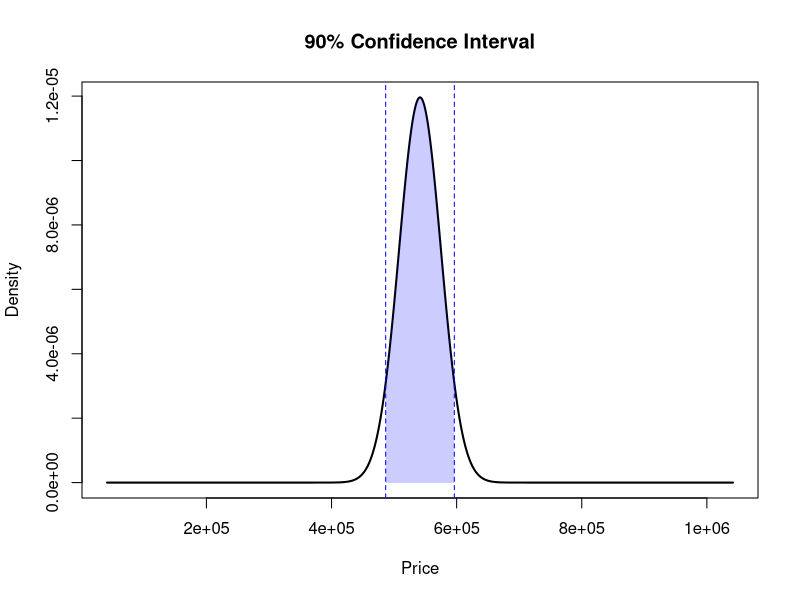
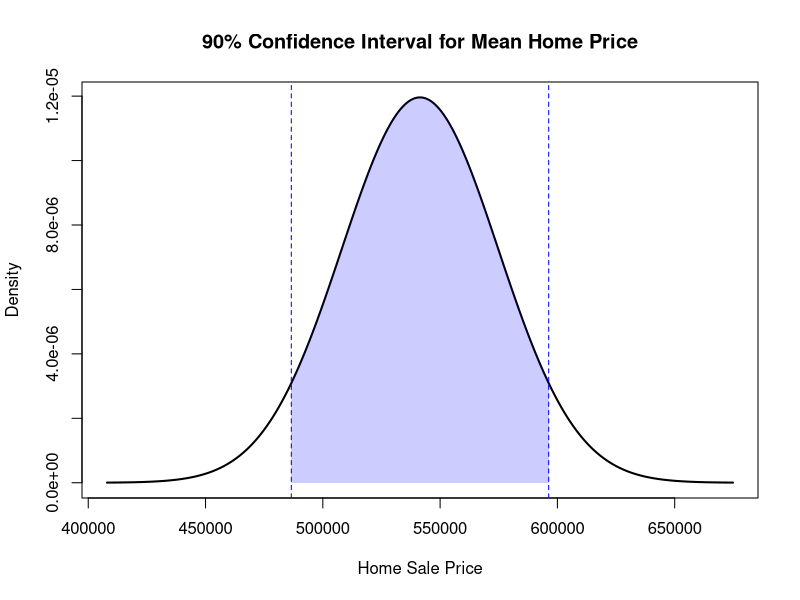

R code for these plots, in order:
# Step 1: Enter home sale prices into a vector
prices <- c(525000, 474900, 399000, 374999, 699000, 889900, 459905, 895000,
            435045, 499000, 418605, 385000, 456045, 415305, 433305, 859000,
            472930, 472780, 493730, 470580, 761000, 491530, 473530, 471630,
            809000)
# Step 2: Calculate mean and standard deviation
mean_price <- mean(prices)
std_dev <- sd(prices)

# Print the results
mean_price
std_dev

# Enter the home sale prices
prices <- c(525000, 474900, 399000, 374999, 699000, 889900, 459905, 895000,
            435045, 499000, 418605, 385000, 456045, 415305, 433305, 859000,
            472930, 472780, 493730, 470580, 761000, 491530, 473530, 471630,
            809000)

# Calculate sample mean
mean_price <- mean(prices)

# Calculate sample standard deviation (uses n - 1)
std_dev <- sd(prices)

# Print results
mean_price
std_dev


prices <- c(525000, 474900, 399000, 374999, 699000, 889900, 459905, 895000,
            435045, 499000, 418605, 385000, 456045, 415305, 433305, 859000,
            472930, 472780, 493730, 470580, 761000, 491530, 473530, 471630,
            809000)

mean_price <- mean(prices)
std_dev <- sd(prices)
n <- length(prices)
z_star <- qnorm(0.95)

ebm <- z_star * std_dev / sqrt(n)
lower_bound <- mean_price - ebm
upper_bound <- mean_price + ebm

c(lower_bound, upper_bound)


x_vals <- seq(mean_price - 3*std_dev, mean_price + 3*std_dev, length=1000)
y_vals <- dnorm(x_vals, mean=mean_price, sd=std_dev/sqrt(n))

x_vals <- seq(mean_price - 3*std_dev, mean_price + 3*std_dev, length=1000)
y_vals <- dnorm(x_vals, mean=mean_price, sd=std_dev/sqrt(n))



library(ggplot2)

x_vals <- seq(mean_price - 3*std_dev, mean_price + 3*std_dev, length=1000)
y_vals <- dnorm(x_vals, mean=mean_price, sd=std_dev/sqrt(n))

plot(x_vals, y_vals, type="l", lwd=2, main="90% Confidence Interval", xlab="Price", ylab="Density")
abline(v=c(lower_bound, upper_bound), col="blue", lty=2)
polygon(c(lower_bound, seq(lower_bound, upper_bound, length=100), upper_bound),
        c(0, dnorm(seq(lower_bound, upper_bound, length=100), mean_price, std_dev/sqrt(n)), 0),
        col=rgb(0,0,1,0.2), border=NA)

# Sample statistics
mean_price <- mean(prices)
std_error <- sd(prices) / sqrt(length(prices))

# Confidence interval (90%)
z_star <- qnorm(0.95)
lower_bound <- mean_price - z_star * std_error
upper_bound <- mean_price + z_star * std_error

# Create x-values for normal curve
x_vals <- seq(mean_price - 4*std_error, mean_price + 4*std_error, length.out = 1000)
y_vals <- dnorm(x_vals, mean = mean_price, sd = std_error)

# Plot the normal curve
plot(x_vals, y_vals, type = "l", lwd = 2, col = "black",
     main = "90% Confidence Interval for Mean Home Price",
     xlab = "Home Sale Price", ylab = "Density")

# Add shaded area for 90% CI
x_shade <- seq(lower_bound, upper_bound, length.out = 100)
y_shade <- dnorm(x_shade, mean = mean_price, sd = std_error)
polygon(c(lower_bound, x_shade, upper_bound),
        c(0, y_shade, 0),
        col = rgb(0, 0, 1, 0.2), border = NA)

# Add vertical lines for the bounds
abline(v = c(lower_bound, upper_bound), col = "blue", lty = 2)
